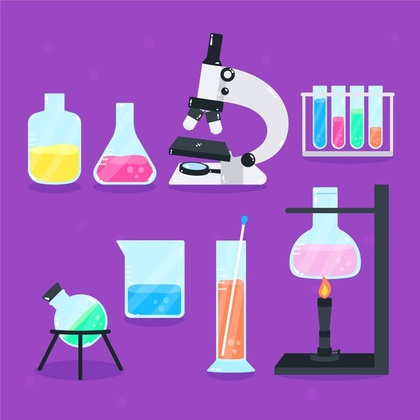
%> input picture chemis.jpg, 420 x 420 px, shrunk from 626 x 626 before the run
$ octave segmentacion_umbral.m   (GNU Octave 9; MATLAB toolbox functions it lacks are replaced by stand-ins)
%> lines starting %> are read from the running program, lines starting %| are printed output that depends on the picture
%> further down, imagen is the input picture: size 420x420x3 uint8; mean R, G, B 157.2, 97.3, 192.4
### color2gris.m
function [gris] = color2gris(color)
color=double(color);
[f,c,capas]=size(color);
%> f = 420; c = 420; capas = 3
    if capas==3
            for i=1:f
                for j=1:c
                    R=color(i,j,1);
                    G=color(i,j,2);
                    B=color(i,j,3);
                    gris(i,j)=0.299*R+0.587*G+0.114*B;
                end
            end
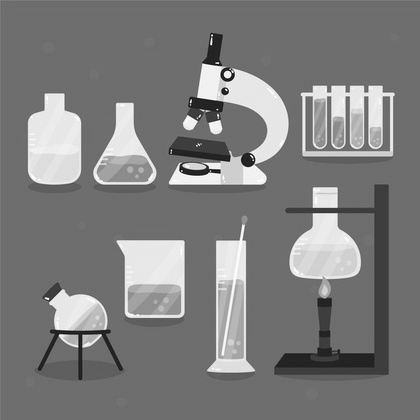
%> gris: size 420x420 double; min 8.83, max 255, mean 126.1
    else
        disp('la imagen ya está en escala de grises');
        gris=color;
     end
end

### histogramaimagen.m
function [f,mn,p] = histogramaimagen(matriz)
[a,b]=size(matriz);
mn=a*b;
f=zeros(1,256);
grises=[1:256];
for k=1:256
    coin=find(floor(matriz)==k-1);
    f(k)=length(coin);
end

p=f/mn;
bar(grises,f)
end

### segmentacion_umbral.m
%nombre=input('Ingrese el nombre de la imagen: ','s');
%imagen=imread(nombre);

imagen=imread('chemis.jpg');
gris=color2gris(imagen);
s=zeros(1,256);
umbral=zeros(size(gris));
[a,b]=size(gris);
%> a = 420; b = 420

subplot(2,1,1), imshow(gris/255), title('Imagen Original')
subplot(2,1,2), [f,mn,fr]=histogramaimagen(gris);
%> the loop in histogramaimagen, `for k=1:256` made 256 passes
%> coin on passes 9, 10, 14: [90785; 92151], [90365; 92153], 105158
%> after the loop in histogramaimagen, `for k=1:256`: f = 256 values, max 95425 at index 111, min 0 at index 1, mean 689.1
%> in histogramaimagen, `p=f/mn;`: p = 256 values, max 0.541 at index 111, min 0 at index 1, mean 0.00391
%> after `[f,mn,fr]=histogramaimagen(gris)`: mn = 176400; fr has the same summary as p in histogramaimagen
title('Histograma de Imagen Original')
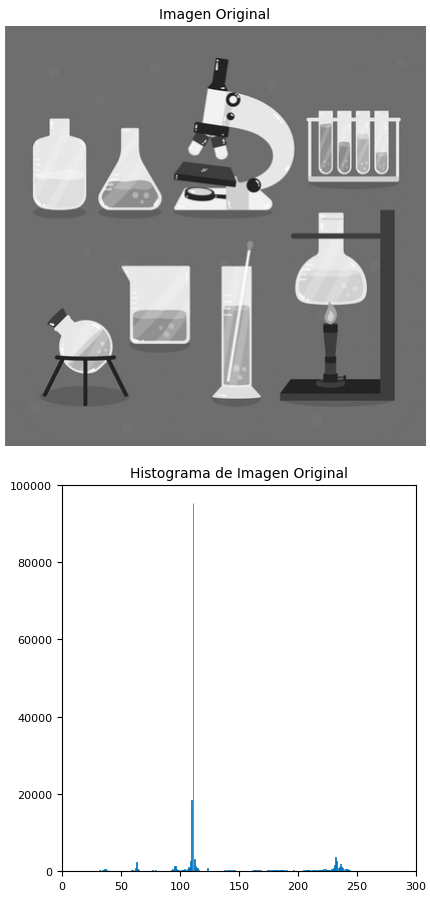
%> figure redrawn from the program's plot data, 2 panels

T=input('T=');
%> the answer given: 3
for i=1:a
    for j=1:b
        if gris(i,j)<=T
           umbral(i,j)=255;
        else
           umbral(i,j)=0;
        end
    end

end
%> umbral: size 420x420 double; every value is 0
figure
subplot(2,2,1), imshow(gris/255), title('Imagen Original')
subplot(2,2,2), imshow(umbral/255), title('Imagen Procesada')
subplot(2,2,3:4), [f,mn,fr]=histogramaimagen(gris);
%> the loop in histogramaimagen (call 2), `for k=1:256` made 256 passes
hold on, subplot(2,2,3:4),bar(T,a*b),title('Histograma de Imagen Original')
%> after `title('Histograma de Imagen Original')`:
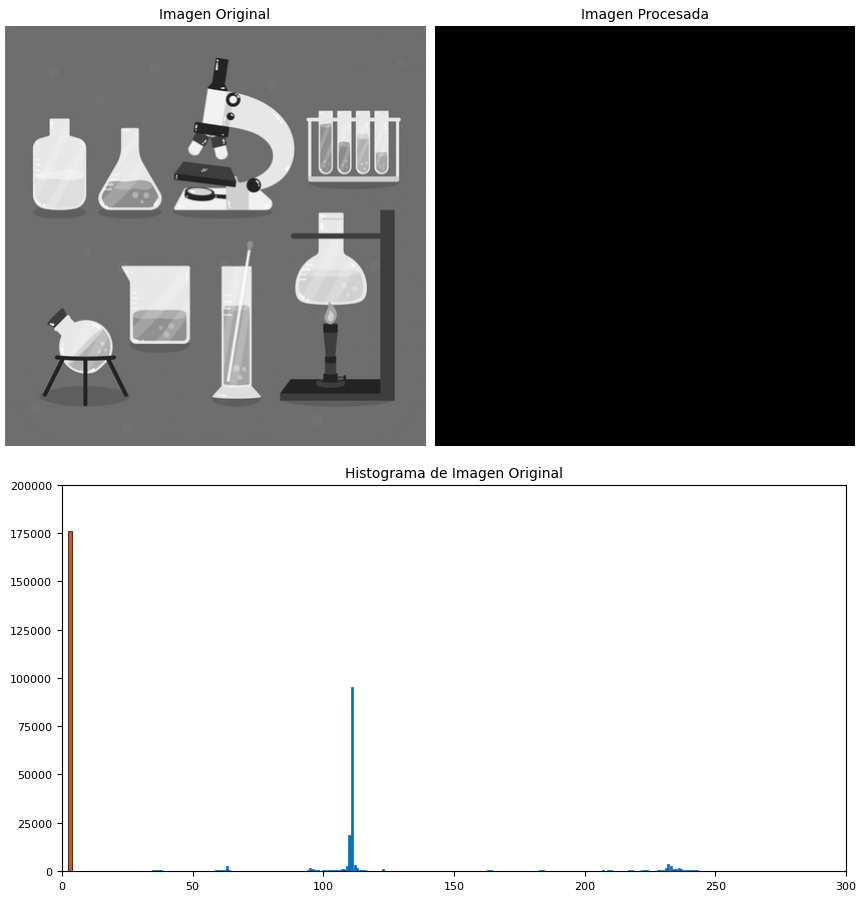
%> figure redrawn from the program's plot data, 3 panels
